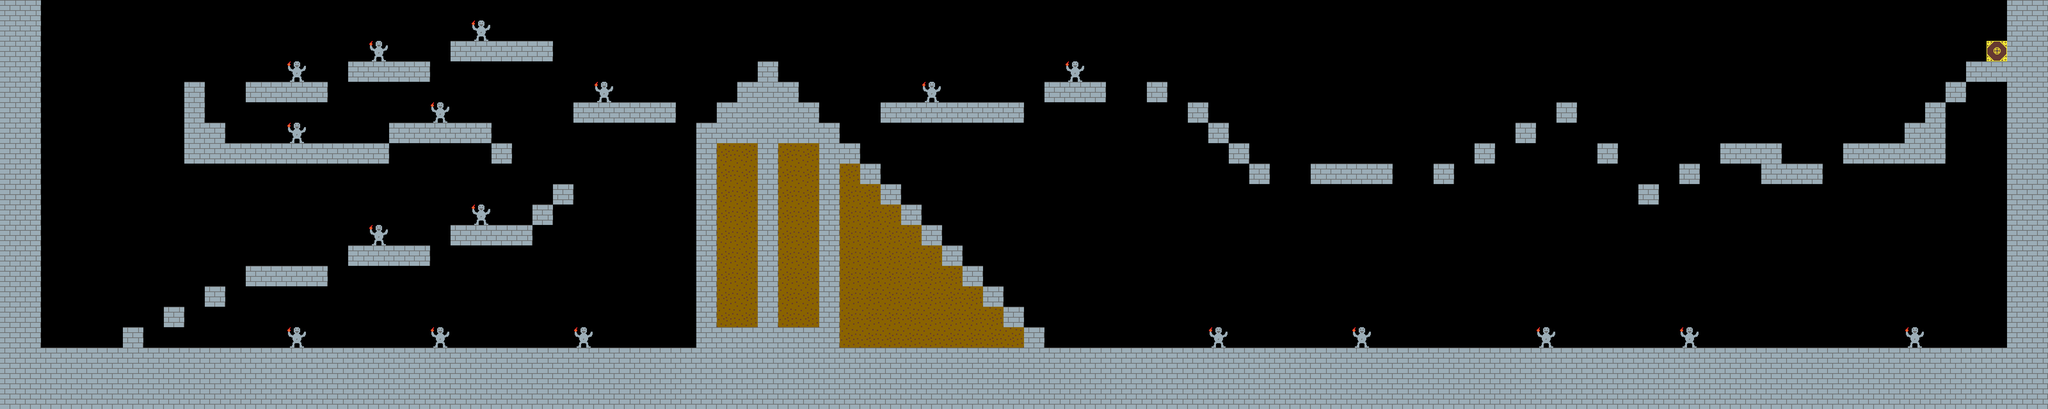

A 2D game scene composited from a Tiled map and its tileset images. What follows is a short description and the map's XML, with every tile layer's data as written:
An orthogonal 100x20 tile map with 64x64 px tiles, 1 tile layer (Tile Layer 1).

<map version="1.0" tiledversion="1.1.4" orientation="orthogonal" renderorder="right-down" width="100" height="20" tilewidth="64" tileheight="64" infinite="0" nextobjectid="1">
 <tileset firstgid="1" source="M.M_NewTileSet.tsx" />
 <layer name="Tile Layer 1" width="100" height="20">
  <data encoding="csv">
1,1,0,0,0,0,0,0,0,0,0,0,0,0,0,0,0,0,0,0,0,0,0,0,0,0,0,0,0,0,0,0,0,0,0,0,0,0,0,0,0,0,0,0,0,0,0,0,0,0,0,0,0,0,0,0,0,0,0,0,0,0,0,0,0,0,0,0,0,0,0,0,0,0,0,0,0,0,0,0,0,0,0,0,0,0,0,0,0,0,0,0,0,0,0,0,0,0,1,1,
1,1,0,0,0,0,0,0,0,0,0,0,0,0,0,0,0,0,0,0,0,0,0,5,0,0,0,0,0,0,0,0,0,0,0,0,0,0,0,0,0,0,0,0,0,0,0,0,0,0,0,0,0,0,0,0,0,0,0,0,0,0,0,0,0,0,0,0,0,0,0,0,0,0,0,0,0,0,0,0,0,0,0,0,0,0,0,0,0,0,0,0,0,0,0,0,0,0,1,1,
1,1,0,0,0,0,0,0,0,0,0,0,0,0,0,0,0,0,5,0,0,0,1,1,1,1,1,0,0,0,0,0,0,0,0,0,0,0,0,0,0,0,0,0,0,0,0,0,0,0,0,0,0,0,0,0,0,0,0,0,0,0,0,0,0,0,0,0,0,0,0,0,0,0,0,0,0,0,0,0,0,0,0,0,0,0,0,0,0,0,0,0,0,0,0,0,0,4,1,1,
1,1,0,0,0,0,0,0,0,0,0,0,0,0,5,0,0,1,1,1,1,0,0,0,0,0,0,0,0,0,0,0,0,0,0,0,0,1,0,0,0,0,0,0,0,0,0,0,0,0,0,0,5,0,0,0,0,0,0,0,0,0,0,0,0,0,0,0,0,0,0,0,0,0,0,0,0,0,0,0,0,0,0,0,0,0,0,0,0,0,0,0,0,0,0,0,1,1,1,1,
1,1,0,0,0,0,0,0,0,1,0,0,1,1,1,1,0,0,0,0,0,0,0,0,0,0,0,0,0,5,0,0,0,0,0,0,1,1,1,0,0,0,0,0,0,5,0,0,0,0,0,1,1,1,0,0,1,0,0,0,0,0,0,0,0,0,0,0,0,0,0,0,0,0,0,0,0,0,0,0,0,0,0,0,0,0,0,0,0,0,0,0,0,0,0,1,0,0,1,1,
1,1,0,0,0,0,0,0,0,1,0,0,0,0,0,0,0,0,0,0,0,5,0,0,0,0,0,0,1,1,1,1,1,0,0,1,1,1,1,1,0,0,0,1,1,1,1,1,1,1,0,0,0,0,0,0,0,0,1,0,0,0,0,0,0,0,0,0,0,0,0,0,0,0,0,0,1,0,0,0,0,0,0,0,0,0,0,0,0,0,0,0,0,0,1,0,0,0,1,1,
1,1,0,0,0,0,0,0,0,1,1,0,0,0,5,0,0,0,0,1,1,1,1,1,0,0,0,0,0,0,0,0,0,0,1,1,1,1,1,1,1,0,0,0,0,0,0,0,0,0,0,0,0,0,0,0,0,0,0,1,0,0,0,0,0,0,0,0,0,0,0,0,0,0,1,0,0,0,0,0,0,0,0,0,0,0,0,0,0,0,0,0,0,1,1,0,0,0,1,1,
1,1,0,0,0,0,0,0,0,1,1,1,1,1,1,1,1,1,1,0,0,0,0,0,1,0,0,0,0,0,0,0,0,0,1,3,3,1,3,3,1,1,0,0,0,0,0,0,0,0,0,0,0,0,0,0,0,0,0,0,1,0,0,0,0,0,0,0,0,0,0,0,1,0,0,0,0,0,1,0,0,0,0,0,1,1,1,0,0,0,1,1,1,1,1,0,0,0,1,1,
1,1,0,0,0,0,0,0,0,0,0,0,0,0,0,0,0,0,0,0,0,0,0,0,0,0,0,0,0,0,0,0,0,0,1,3,3,1,3,3,1,3,1,0,0,0,0,0,0,0,0,0,0,0,0,0,0,0,0,0,0,1,0,0,1,1,1,1,0,0,1,0,0,0,0,0,0,0,0,0,0,0,1,0,0,0,1,1,1,0,0,0,0,0,0,0,0,0,1,1,
1,1,0,0,0,0,0,0,0,0,0,0,0,0,0,0,0,0,0,0,0,0,0,0,0,0,0,1,0,0,0,0,0,0,1,3,3,1,3,3,1,3,3,1,0,0,0,0,0,0,0,0,0,0,0,0,0,0,0,0,0,0,0,0,0,0,0,0,0,0,0,0,0,0,0,0,0,0,0,0,1,0,0,0,0,0,0,0,0,0,0,0,0,0,0,0,0,0,1,1,
1,1,0,0,0,0,0,0,0,0,0,0,0,0,0,0,0,0,0,0,0,0,0,5,0,0,1,0,0,0,0,0,0,0,1,3,3,1,3,3,1,3,3,3,1,0,0,0,0,0,0,0,0,0,0,0,0,0,0,0,0,0,0,0,0,0,0,0,0,0,0,0,0,0,0,0,0,0,0,0,0,0,0,0,0,0,0,0,0,0,0,0,0,0,0,0,0,0,1,1,
1,1,0,0,0,0,0,0,0,0,0,0,0,0,0,0,0,0,5,0,0,0,1,1,1,1,0,0,0,0,0,0,0,0,1,3,3,1,3,3,1,3,3,3,3,1,0,0,0,0,0,0,0,0,0,0,0,0,0,0,0,0,0,0,0,0,0,0,0,0,0,0,0,0,0,0,0,0,0,0,0,0,0,0,0,0,0,0,0,0,0,0,0,0,0,0,0,0,1,1,
1,1,0,0,0,0,0,0,0,0,0,0,0,0,0,0,0,1,1,1,1,0,0,0,0,0,0,0,0,0,0,0,0,0,1,3,3,1,3,3,1,3,3,3,3,3,1,0,0,0,0,0,0,0,0,0,0,0,0,0,0,0,0,0,0,0,0,0,0,0,0,0,0,0,0,0,0,0,0,0,0,0,0,0,0,0,0,0,0,0,0,0,0,0,0,0,0,0,1,1,
1,1,0,0,0,0,0,0,0,0,0,0,1,1,1,1,0,0,0,0,0,0,0,0,0,0,0,0,0,0,0,0,0,0,1,3,3,1,3,3,1,3,3,3,3,3,3,1,0,0,0,0,0,0,0,0,0,0,0,0,0,0,0,0,0,0,0,0,0,0,0,0,0,0,0,0,0,0,0,0,0,0,0,0,0,0,0,0,0,0,0,0,0,0,0,0,0,0,1,1,
1,1,0,0,0,0,0,0,0,0,1,0,0,0,0,0,0,0,0,0,0,0,0,0,0,0,0,0,0,0,0,0,0,0,1,3,3,1,3,3,1,3,3,3,3,3,3,3,1,0,0,0,0,0,0,0,0,0,0,0,0,0,0,0,0,0,0,0,0,0,0,0,0,0,0,0,0,0,0,0,0,0,0,0,0,0,0,0,0,0,0,0,0,0,0,0,0,0,1,1,
1,1,0,0,0,0,0,0,1,0,0,0,0,0,0,0,0,0,0,0,0,0,0,0,0,0,0,0,0,0,0,0,0,0,1,3,3,1,3,3,1,3,3,3,3,3,3,3,3,1,0,0,0,0,0,0,0,0,0,0,0,0,0,0,0,0,0,0,0,0,0,0,0,0,0,0,0,0,0,0,0,0,0,0,0,0,0,0,0,0,0,0,0,0,0,0,0,0,1,1,
1,1,0,0,0,0,1,0,0,0,0,0,0,0,5,0,0,0,0,0,0,5,0,0,0,0,0,0,5,0,0,0,0,0,1,1,1,1,1,1,1,3,3,3,3,3,3,3,3,3,1,0,0,0,0,0,0,0,0,5,0,0,0,0,0,0,5,0,0,0,0,0,0,0,0,5,0,0,0,0,0,0,5,0,0,0,0,0,0,0,0,0,0,5,0,0,0,0,1,1,
1,1,1,1,1,1,1,1,1,1,1,1,1,1,1,1,1,1,1,1,1,1,1,1,1,1,1,1,1,1,1,1,1,1,1,1,1,1,1,1,1,1,1,1,1,1,1,1,1,1,1,1,1,1,1,1,1,1,1,1,1,1,1,1,1,1,1,1,1,1,1,1,1,1,1,1,1,1,1,1,1,1,1,1,1,1,1,1,1,1,1,1,1,1,1,1,1,1,1,1,
1,1,1,1,1,1,1,1,1,1,1,1,1,1,1,1,1,1,1,1,1,1,1,1,1,1,1,1,1,1,1,1,1,1,1,1,1,1,1,1,1,1,1,1,1,1,1,1,1,1,1,1,1,1,1,1,1,1,1,1,1,1,1,1,1,1,1,1,1,1,1,1,1,1,1,1,1,1,1,1,1,1,1,1,1,1,1,1,1,1,1,1,1,1,1,1,1,1,1,1,
1,1,1,1,1,1,1,1,1,1,1,1,1,1,1,1,1,1,1,1,1,1,1,1,1,1,1,1,1,1,1,1,1,1,1,1,1,1,1,1,1,1,1,1,1,1,1,1,1,1,1,1,1,1,1,1,1,1,1,1,1,1,1,1,1,1,1,1,1,1,1,1,1,1,1,1,1,1,1,1,1,1,1,1,1,1,1,1,1,1,1,1,1,1,1,1,1,1,1,1
</data>
 </layer>
</map>